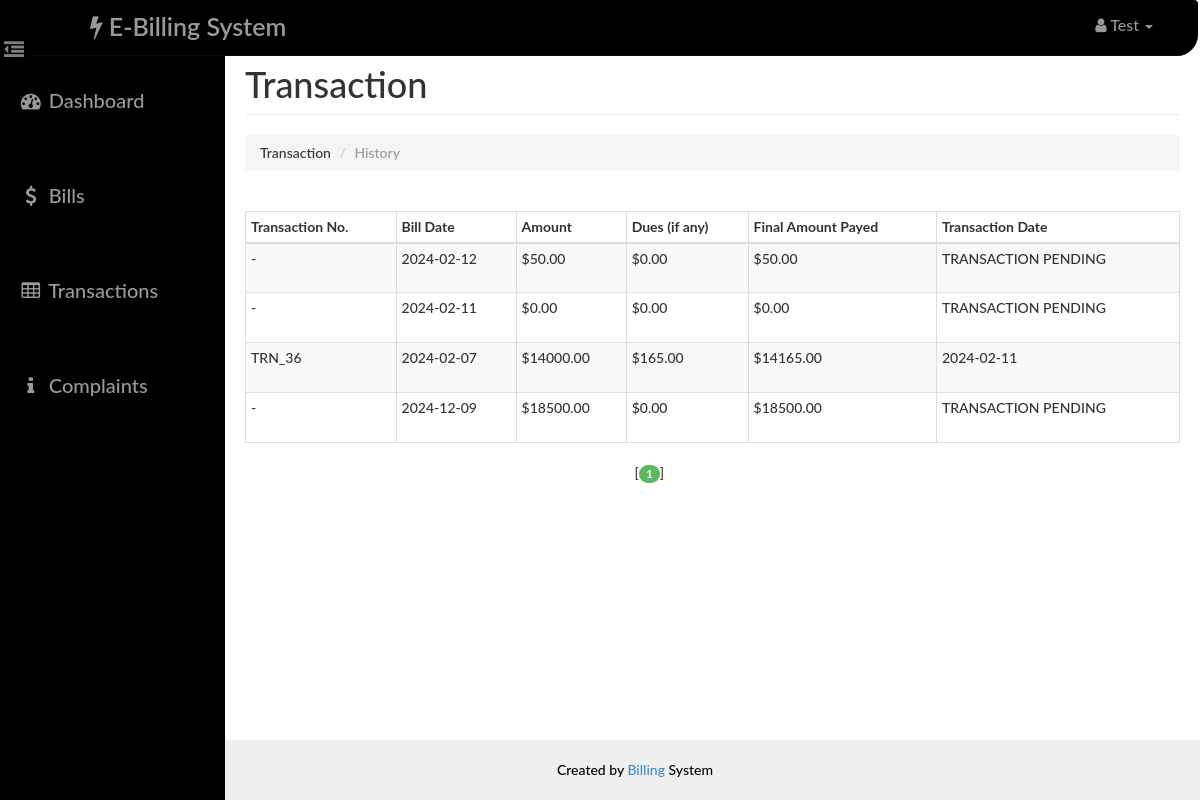
Screenshot of /user/transaction.php (signed in) with the database file from the repository.
### tables this page shows
CREATE TABLE `transaction` (
  `id` int(14) NOT NULL AUTO_INCREMENT,
  `bid` int(14) NOT NULL,
  `payable` decimal(10,2) NOT NULL,
  `pdate` date DEFAULT NULL,
  `status` varchar(10) NOT NULL,
  PRIMARY KEY (`id`),
  KEY `bid` (`bid`),
  CONSTRAINT `transaction_ibfk_1` FOREIGN KEY (`bid`) REFERENCES `bill` (`id`) ON DELETE CASCADE ON UPDATE CASCADE
);

CREATE TABLE `bill` (
  `id` int(14) NOT NULL AUTO_INCREMENT,
  `aid` int(14) NOT NULL,
  `uid` int(14) NOT NULL,
  `units` int(10) NOT NULL,
  `amount` decimal(10,2) NOT NULL,
  `status` varchar(10) NOT NULL,
  `bdate` date NOT NULL,
  `ddate` date NOT NULL,
  PRIMARY KEY (`id`),
  KEY `aid` (`aid`),
  KEY `uid` (`uid`),
  CONSTRAINT `bill_ibfk_1` FOREIGN KEY (`aid`) REFERENCES `admin` (`id`) ON DELETE CASCADE ON UPDATE CASCADE,
  CONSTRAINT `bill_ibfk_2` FOREIGN KEY (`uid`) REFERENCES `user` (`id`) ON DELETE CASCADE ON UPDATE CASCADE
);

### user/paging1.php (called while the page is built, shortened)
<?php
    $rowsperpage = 5;
    if (isset($_GET['currentpage']) && is_numeric($_GET['currentpage'])) {
       $currentpage = (int) $_GET['currentpage'];
    } else {
       $currentpage = 1;
    }
    $offset = ($currentpage - 1) * $rowsperpage;
 ?>

### Includes/user.php (called while the page is built, shortened)
<?php
    function retrieve_transaction_history($id,$offset, $rowsperpage) {
        global $con;
        $query  = "SELECT transaction.id AS id , bill.bdate AS bdate, transaction.pdate AS pdate, transaction.payable AS payable, ";
        $query .= " bill.amount AS amount ,transaction.payable-bill.amount AS dues ";
        $query .= "FROM bill , transaction ";
        $query .= "WHERE transaction.bid=bill.id AND bill.uid={$id} ";
        $query .= "ORDER BY bill.ddate desc ";
        $query .= "LIMIT {$offset}, {$rowsperpage} ";
        $result = mysqli_query($con,$query);
        return $result;
    }
 ?>

### user/transaction.php (the view, shortened to what this page needs)
<?php
    require_once('head_html.php');
    require_once('../Includes/session.php');
    require_once('../Includes/user.php');
?>
<body>
    <div id="wrapper">
       <?php
            require_once("nav.php");
            require_once("sidebar.php");
        ?>
        <div id="page-content-wrapper">
            <div class="container-fluid">
                <div class="row">
                    <div class="col-lg-12">
                        <h1 class="page-header">
                            Transaction
                        </h1>
                        <ol class="breadcrumb">
                          <li>Transaction</li>
                          <li class="active">History</li>
                        </ol>
                        <div class="table-responsive">
                            <table class="table table-hover table-striped table-bordered table-condensed">
                                <thead>
                                    <tr>
                                        <th>Transaction No.</th>
                                        <th>Bill Date</th>
                                        <th>Amount</th>
                                        <th>Dues (if any)</th>
                                        <th>Final Amount Payed</th>
                                        <th>Transaction Date</th>
                                    </tr>
                                </thead>
                                <tbody>
                                    <?php
                                    include("paging1.php");
                                    $result = retrieve_transaction_history($_SESSION['uid'],$offset, $rowsperpage);
                                    while($row = mysqli_fetch_assoc($result)){
                                    ?>
                                        <tr>
                                            <td>
                                                <?php
                                                    if($row['pdate']!=NULL) echo 'TRN_'.$row['id'] ;
                                                    else echo "-";
                                                 ?>
                                            </td>
                                            <td height="50"><?php echo $row['bdate'] ?></td>
                                            <td><?php echo '$'.$row['amount'] ?></td>
                                            <td><?php echo '$'.$row['dues'] ?></td>
                                            <td><?php echo '$'.$row['payable'] ?></td>
                                            <td>
                                                <?php
                                                    if($row['pdate']!=NULL) echo $row['pdate'];
                                                    else echo "TRANSACTION PENDING";
                                                ?>
                                            </td>
                                        </tr>
                                    <?php } ?>
                                </tbody>
                            </table>
                            <?php include("paging2.php");  ?>
                        </div>
                    </div>
                </div>
            </div>
        </div>
    </div>
    <?php
    require_once("footer.php");
    ?>
</body>
</html>

### assets/css/dash_user.css (style rules this page uses)
body, html { width: 100%; height: 100%; }
body, h1, h2, h3, h4, h5, h6 { font-family: "Lato","Helvetica Neue",Helvetica,Arial,sans-serif; font-weight: 500; }
#wrapper { padding-left: 10px; padding-top: 5px; -webkit-transition: all 0.5s ease; -moz-transition: all 0.5s ease; -o-transition: all 0.5s ease; transition: all 0.5s ease; }
#page-content-wrapper { width: 100%; padding: 15px; min-height:580px; }
@media (min-width:768px) { #wrapper { padding-left: 225px; } }
@media (min-width:768px) { #page-content-wrapper { padding: 20px; } }
.table-responsive { padding-top: 20px; padding-bottom: 20px; }

### rows the page displays
transaction: bid.bdate "2024-02-12", bid.amount "50.00", dues "0.00", payable "50.00", shows "TRANSACTION PENDING"
transaction: bid.bdate "2024-02-11", bid.amount "0.00", dues "0.00", payable "0.00", shows "TRANSACTION PENDING"
transaction: id "36", bid.bdate "2024-02-07", bid.amount "14000.00", dues "165.00", payable "14165.00", pdate "2024-02-11"
transaction: bid.bdate "2024-12-09", bid.amount "18500.00", dues "0.00", payable "18500.00", shows "TRANSACTION PENDING"

### other values shown
$user "Test"
